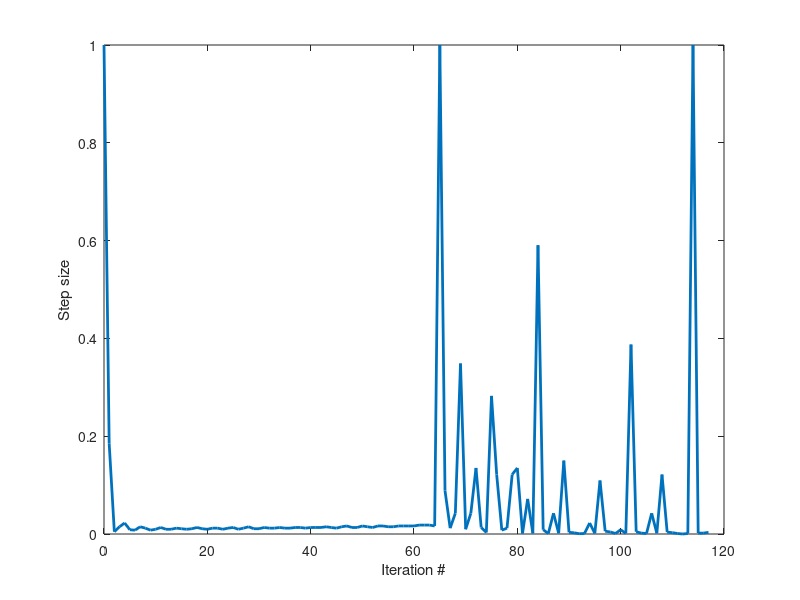
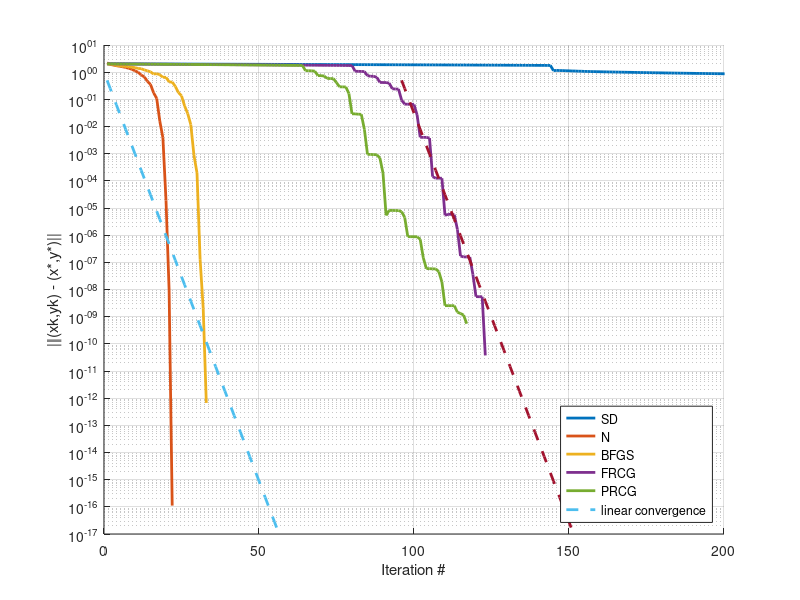
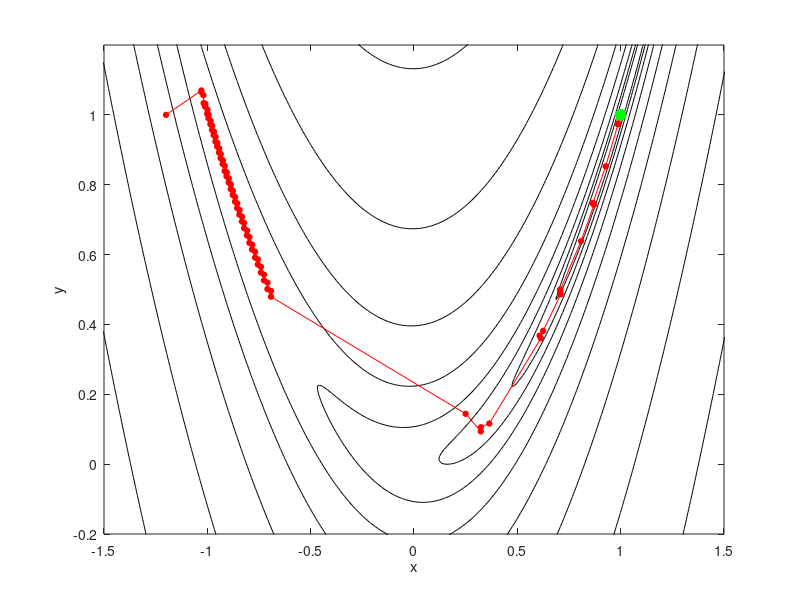

These charts were generated, in order, by the following MATLAB code:
function question4()
    close all;
    a = 100;
    func = @(x)(1-x(1)).^2 + a*(x(2) - x(1).^2).^2; 
    gfun = @(x)[-2*(1-x(1))-4*a*(x(2)-x(1)^2)*x(1);2*a*(x(2)-x(1)^2)]; 
    Hfun = @(x)[2 + 12*a*x(1)^2 - 4*a*x(2), -4*a*x(1); -4*a*x(1), 2*a];
    xstar = [1;1];
    %x0 = [1.2;1.2];
    x0 = [-1.2;1];
    
    for i = 1:5
        [alphaVals,norms,~,xvals,iter] = line_search(func,gfun,Hfun,xstar,x0,i,0);
        figure(2);
        %clf;
        hold on;
        grid on;
        semilogy(1:(iter-1),norms(2:iter),'Linewidth',2);
        xlabel('Iteration #');
        ylabel('||(xk,yk) - (x*,y*)||');
        ylim([10e-18 10e0])
        xlim([0 200])
        set(gca, 'YScale', 'log')
    end
    
    figure(2)
    linear_convergence = (0.5 .^ (1:(iter-1)));
    semilogy(1:(iter-1), linear_convergence, '--', 'LineWidth', 2);
    semilogy(96:(iter-1)+95, linear_convergence, '--', 'LineWidth', 2);
    legend("SD","N","BFGS","FRCG","PRCG","linear convergence","Location","southeast")

    % alpha values
    figure(1);
    %clf;
    %hold on;
    grid on;
    plot(0:(iter-1),alphaVals(1:iter),'Linewidth',2)
    xlabel('Iteration #');
    ylabel('Step size');
     
    % % norms
    % figure(2);
    % %clf;
    % hold on;
    % grid on;
    % semilogy(1:(iter-1),norms(2:iter),'Linewidth',2);
    % xlabel('Iteration #');
    % ylabel('||(xk,yk) - (x*,y*)||');
    % set(gca, 'YScale', 'log')
    % %linear_convergence = (0.5 .^ (1:(iter-1)));
    % %semilogy(1:(iter-1), linear_convergence, '--', 'LineWidth', 2);
    % %legend('Actual Convergence', 'Linear Convergence');

    % contour
    figure(3)
    [X,Y] = meshgrid(linspace(-2,2,400),linspace(-1,3,400));
    Z = (1-X).^2 + a*(Y - X.^2).^2;
    contour(X,Y,Z,logspace(-1,3,10), 'LineColor', 'k');
    xlim([-1.5 1.5]);
    ylim([-0.2 1.2]);
    xlabel('x');
    ylabel('y');
    hold on;
    plot(xvals(1:iter,1), xvals(1:iter,2), 'ro-', 'MarkerSize', 4, 'MarkerFaceColor', 'r');
    plot(xstar(1),xstar(2),'g.','Markersize',25,'MarkerFaceColor', 'g');

    
end

function [alphaVals,norms,fvals,xvals,iter] = line_search(func,gfun,Hfun,xstar,x0,dir,print_flag)
    tol = 1e-9; % stop iterations when || grad f|| < tol
    iter_max = 500; % the maximal number of iterations
    BFGSReset = 20;
    % parameters for backtracking line search
    c = 0.45;
    rho = 0.9;
    direction = dir;
    
    x = x0;
    f = func(x);
    g = gfun(x);
    normD = norm(x - xstar);
    %fprintf("Initially, f = %d, ||grad f|| = %d\n",f,norm_g);
    iter = 1;
    
    fvals = zeros(iter_max);
    fvals(1) = f;
    norms = zeros(iter_max);
    norms(1) = normD;
    alphaVals = zeros(iter_max);
    alphaVals(1) = 1;
    xvals = zeros(iter_max,2);
    xvals(1,:) = x;


    fail_flag = 0;
    
    B = eye(length(x));
    while normD > tol && iter < iter_max 
        % choose search direction
        switch direction
            case 1 % steepest descent
                p = -g;
                dir = "SD";
            case 2 % Newton
                H = Hfun(x);
                [~,flag] = chol(H);
                if flag == 0 % H is SPD, use Newton's direction
                    p = -H\g; 
                    dir = "Newton";
                else % use the steepest descent direction
                    p = -g;
                    dir = "SD";
                end
            case 3 % BFGS
                if iter == 1
                    p = -B\g;
                else
                    s = x - xtemp;
                    y = g - gtemp;
                    if(mod(iter,BFGSReset)==0)
                        B = eye(length(x),length(x));
                    else
                        B = B - (B*s*s'*B)/(s'*B*s) + (y*y')/(y'*s);
                    end
                    p = -B\g;
                end
                dir = "BFGS";
            case 4 % Fletcher-Reeves nonlinear CG
                if iter == 1
                    p = - g;
                else 
                    beta = (g'*g)/(gtemp'*gtemp);
                    p = -g + beta *p;
                end 
                dir = "FRCG";
            case 5 % Polak-Ribiere nonlinear CG
                if iter == 1
                    p = -g;
                else
                    beta = (g'*(g-gtemp))/norm(gtemp)^2;
                    beta = max(beta,0);
                    p = -g + beta*p;
                end
                dir = "PRCG";
            otherwise
                return
        end
        % normalize the search direction if its length greater than 1
        norm_p = norm(p);
        if norm_p > 1
            p = p/norm_p;
        end
        % do backtracking line search along the direction p
        a = 1;
        f_temp = func(x + a*p);
        cpg = c*p'*g;
        while f_temp > f + a*cpg % check Wolfe's condition 1
            a = a*rho;
            if a < 1e-14
                fprintf("line search failed\n");
                iter = iter_max;
                fail_flag = 1;
                break;
            end
            f_temp = func(x + a*p);        
        end
        xtemp = x;
        gtemp = g;
        
        x = x + a*p;
        f = func(x);
        g = gfun(x);
        
        normD = norm(x - xstar);
        
        if print_flag == 1
            fprintf("iter %d : dir = %s, f = %d, step length = %d, norm = %d\n",iter,dir,f,a,normD);
        end
        iter = iter + 1;
        fvals(iter) = f;
        norms(iter) = normD;
        alphaVals(iter) = a;
        
        xvals(iter,:) = x;
        if fail_flag == 1
            break;
        end
    end
    fprintf("iter %d : dir = %s, f = %d, step length = %d, norm = %d\n",iter,dir,f,a,normD);
end